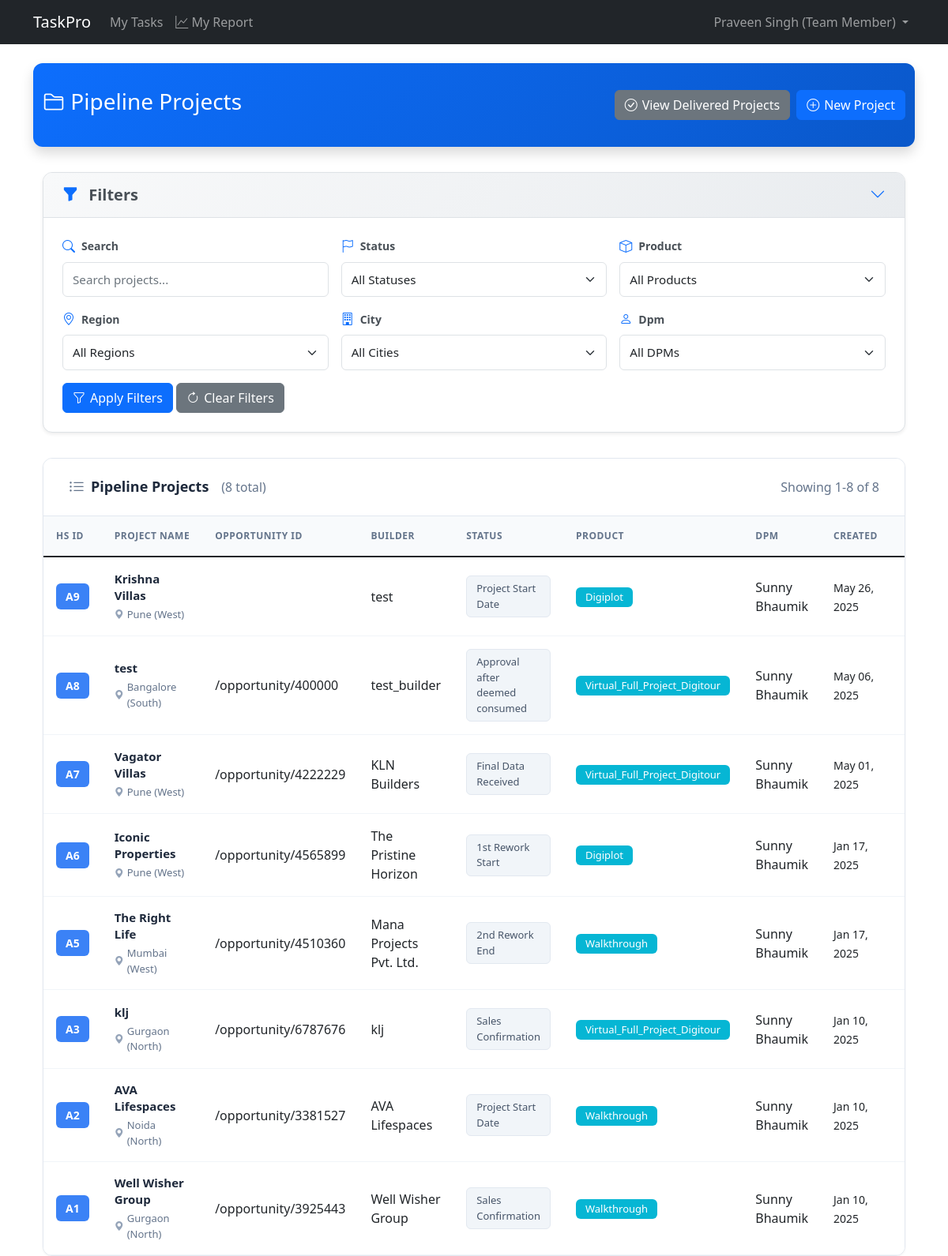
The app's page /projects/ (signed in), older data.
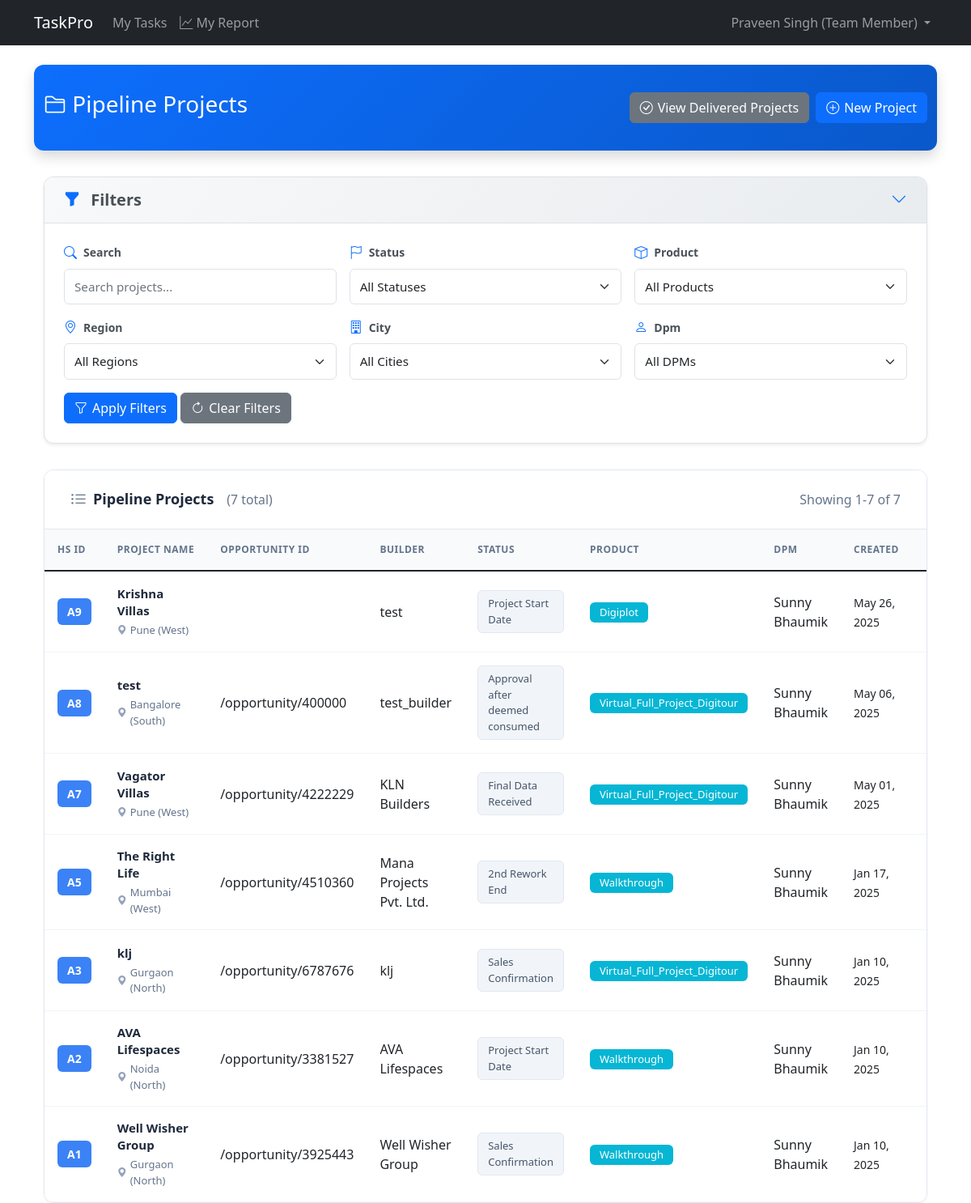
The same page, newer data.
### projects/models.py (models this page shows, shortened)
class Project(models.Model):
    id = models.UUIDField(
        primary_key=True,
        default=uuid.uuid4,
        editable=False
    )
    hs_id = models.CharField(
        max_length=10,
        unique=True,
        editable=False,
        help_text="Human-readable unique identifier (e.g., A1, A2, B1, etc.)"
    )
    opportunity_id = models.CharField(
        max_length=100,
        unique=False,
        help_text="Business opportunity identifier"
    )
    project_type = models.CharField(
        max_length=100,
        blank=True,
        null=True,
        help_text="Type of project (optional)"
    )
    project_name = models.CharField(
        max_length=255,
        help_text="Name of the project"
    )
    builder_name = models.CharField(
        max_length=255,
        help_text="Name of the builder/client"
    )
    city = models.ForeignKey(
        City,
        on_delete=models.PROTECT,
        related_name='projects',
        help_text="City where this project is located"
    )
    product = models.ForeignKey(
        Product,
        on_delete=models.PROTECT,
        related_name='projects',
        help_text="The product being delivered in this project"
    )
    product_subcategory = models.ForeignKey(
        ProductSubcategory,
        on_delete=models.PROTECT,
        related_name='projects',
        null=True,
        blank=True,
        help_text="Optional subcategory classification for this project"
    )
    package_id = models.CharField(
        max_length=100,
        blank=True,
        null=True,
        help_text="Optional package identifier"
    )
    quantity = models.PositiveIntegerField(
        help_text="Quantity of products for this project"
    )
    purchase_date = models.DateField(
        help_text="Date when the project was purchased"
    )
    sales_confirmation_date = models.DateField(
        help_text="Date when sales confirmation was received"
    )
    expected_tat = models.PositiveIntegerField(
        validators=[MinValueValidator(1)],
        help_text="Expected turnaround time in days (defaults to product TAT but can be overridden)"
    )
    account_manager = models.CharField(
        max_length=255,
        help_text="Name of the account manager responsible for this project"
    )
    dpm = models.ForeignKey(
        User,
        on_delete=models.PROTECT,
        related_name='dpm_projects',
        help_text="The Digital Project Manager assigned to this project"
    )
    current_status = models.ForeignKey(
        ProjectStatusOption,
        on_delete=models.PROTECT,
        related_name='projects',
        help_text="Current status of the project"
    )
    project_incharge = models.ForeignKey(
        'accounts.User',
        on_delete=models.PROTECT,
        related_name='incharge_projects',
        null=True,
        blank=True,
        help_text="Team member assigned as project incharge"
    )
    expected_completion_date = models.DateField(
        null=True,
        blank=True,
        help_text="Expected date of project completion"
    )
    delivery_performance_rating = models.DecimalField(
        max_digits=2,
        decimal_places=1,
        null=True,
        blank=True,
        validators=[
            MinValueValidator(1),
            MaxValueValidator(5)
        ],
        help_text="Delivery performance rating (1-5)"
    )
    created_at = models.DateTimeField(auto_now_add=True)
    updated_at = models.DateTimeField(auto_now=True)
    class Meta:
        ordering = ['-created_at']
        verbose_name = 'Project'
        verbose_name_plural = 'Projects'
        indexes = [
            models.Index(fields=['opportunity_id']),
        ]

class ProjectStatusOption(models.Model):
    id = models.UUIDField(
        primary_key=True,
        default=uuid.uuid4,
        editable=False
    )
    name = models.CharField(
        max_length=100,
        unique=True,
        help_text="Name of the status (e.g., 'Sales Confirmation')"
    )
    category_one = models.CharField(
        max_length=100,
        help_text="First level categorization (e.g., 'Awaiting Data')"
    )
    category_two = models.CharField(
        max_length=100,
        help_text="Second level categorization (e.g., 'Not Started')"
    )
    order = models.PositiveIntegerField(
        help_text="Sequence number for ordering statuses"
    )
    is_active = models.BooleanField(
        default=True,
        help_text="Whether this status is currently available for use"
    )
    created_at = models.DateTimeField(auto_now_add=True)
    updated_at = models.DateTimeField(auto_now=True)
    class Meta:
        ordering = ['order']
        verbose_name = 'Project Status Option'
        verbose_name_plural = 'Project Status Options'
    def __str__(self):
        return f"{self.name} ({self.category_one} - {self.category_two})"

class Product(models.Model):
    id = models.UUIDField(
        primary_key=True,
        default=uuid.uuid4,
        editable=False
    )
    name = models.CharField(
        max_length=255,
        unique=True,
        help_text="Name of the product"
    )
    expected_tat = models.PositiveIntegerField(
        validators=[MinValueValidator(1)],
        help_text="Default expected turnaround time in days for this product"
    )
    is_active = models.BooleanField(
        default=True,
        help_text="Whether this product is available for new projects"
    )
    created_at = models.DateTimeField(auto_now_add=True)
    updated_at = models.DateTimeField(auto_now=True)
    class Meta:
        ordering = ['name']
        verbose_name = 'Product'
        verbose_name_plural = 'Products'
    def __str__(self):
        return self.name

### locations/models.py (models this page shows)
class City(models.Model):
    id = models.UUIDField(primary_key=True, default=uuid.uuid4, editable=False)
    name = models.CharField(
        max_length=100,
        help_text="The name of the city"
    )
    region = models.ForeignKey(
        Region,
        on_delete=models.PROTECT,  # Prevents deletion of regions that have cities
        related_name='cities',
        help_text="The region this city belongs to"
    )
    created_at = models.DateTimeField(auto_now_add=True)
    updated_at = models.DateTimeField(auto_now=True)
    class Meta:
        ordering = ['region', 'name']
        verbose_name = 'City'
        verbose_name_plural = 'Cities'
        unique_together = ['name', 'region']  # Ensures city names are unique within a region
    def __str__(self):
        return f"{self.name} ({self.region.name})"

class Region(models.Model):
    id = models.UUIDField(primary_key=True, default=uuid.uuid4, editable=False)
    name = models.CharField(
        max_length=100,
        unique=True,
        help_text="The name of the region (e.g., 'North', 'South', 'East', 'West')"
    )
    created_at = models.DateTimeField(auto_now_add=True)
    updated_at = models.DateTimeField(auto_now=True)
    class Meta:
        ordering = ['name']  # This will order regions alphabetically by default
        verbose_name = 'Region'
        verbose_name_plural = 'Regions'
    def __str__(self):
        return self.name

### accounts/models.py (models this page shows, shortened)
class User(AbstractUser):
    id = models.UUIDField(primary_key=True, default=uuid.uuid4, editable=False)
    ROLES = (
        ('DPM', 'Project Manager'),
        ('TEAM_MEMBER', 'Team Member'),
    )
    role = models.CharField(max_length=20, choices=ROLES)
    created_at = models.DateTimeField(auto_now_add=True)
    updated_at = models.DateTimeField(auto_now=True)
    groups = models.ManyToManyField(
        'auth.Group',
        related_name='custom_user_set',
        blank=True,
        verbose_name='groups',
        help_text='The groups this user belongs to.',
    )
    user_permissions = models.ManyToManyField(
        'auth.Permission',
        related_name='custom_user_set',
        blank=True,
        verbose_name='user permissions',
        help_text='Specific permissions for this user.',
    )
    def __str__(self):
        return f"{self.username} - {self.get_role_display()}"

### projects/views.py (the view)
# urls.py: path('', views.project_list, name='project_list'),
@login_required
def project_list(request):
    search_query = request.GET.get('search', '')
    status = request.GET.get('status', '')
    product = request.GET.get('product', '')
    region = request.GET.get('region', '')
    city = request.GET.get('city', '')
    dpm = request.GET.get('dpm', '')
    page = request.GET.get('page', 1)
    success, result = ProjectService.get_project_list(
        search_query=search_query,
        status=status,
        product=product,
        region=region,
        city=city,
        dpm=dpm,
        page=page,
        project_type='pipeline'  # Only get pipeline projects
    )
    if not success:
        messages.error(request, result)
        return redirect('home')
    projects, filters_applied = result
    success, filter_options_result = ProjectService.get_filter_options()
    if not success:
        messages.warning(request, filter_options_result)
        filter_options = {
            'statuses': [],
            'products': [],
            'cities': [],
            'regions': [],
            'dpms': []
        }
    else:
        filter_options = filter_options_result
    filter_form = ProjectFilterForm(initial=filters_applied)
    if region:
        filter_form.fields['city'].queryset = City.objects.filter(region_id=region)
    context = {
        'projects': projects,
        'filter_form': filter_form,
        'filters_applied': filters_applied,
        'filter_options': filter_options,
        'title': 'Pipeline Projects',
        'is_pipeline': True  # Add flag to identify page type
    }
    return render(request, 'projects/project_list.html', context)

### projects/services.py (called while the page is built)
    @staticmethod
    def get_filter_options():
        try:
            filter_options = {
                'statuses': ProjectStatusOption.objects.filter(is_active=True).order_by('order'),
                'products': Product.objects.filter(is_active=True).order_by('name'),
                'cities': City.objects.all().order_by('name'),
                'regions': Region.objects.all().order_by('name'),
                'dpms': User.objects.filter(role='DPM', is_active=True).order_by('username')
            }
            return True, filter_options
        except Exception as e:
            logger.exception(f"Error retrieving filter options: {str(e)}")
            return False, f"An error occurred: {str(e)}"

### projects/templates/projects/project_list.html (shortened to what the changed rows need)
{% extends "base.html" %}
{% block content %}
<div class="container-fluid">
    <div class="projects-card">
        <div class="card-header">
            <div class="d-flex justify-content-between align-items-center">
                <h5>
                    <i class="bi bi-list-ul"></i>
                    {% if is_pipeline %}
                        Pipeline Projects
                    {% else %}
                        Projects
                    {% endif %}
                    <small class="text-muted ms-2">({{ projects.paginator.count }} total)</small>
                </h5>
                <div>
                    <span class="text-muted">
                        Showing {{ projects.start_index }}-{{ projects.end_index }} of {{ projects.paginator.count }}
                    </span>
                </div>
            </div>
        </div>
        <div class="card-body p-0">
            <div class="table-responsive">
                <table class="table table-hover">
                    <thead>
                        <tr>
                            <th>HS ID</th>
                            <th>Project Name</th>
                            <th>Opportunity ID</th>
                            <th>Builder</th>
                            <th>Status</th>
                            <th>Product</th>
                            <th>DPM</th>
                            <th>Created</th>
                            <th class="text-center">Actions</th>
                        </tr>
                    </thead>
                    <tbody>
                        {% for project in projects %}
                        <tr>
                            <td><span class="hs-id">{{ project.hs_id }}</span></td>
                            <td>
                                <div class="project-info">
                                    <div class="project-name">{{ project.project_name }}</div>
                                    <div class="project-location">
                                        <i class="bi bi-geo-alt-fill"></i>
                                        {{ project.city }}
                                    </div>
                                </div>
                            </td>
                            <td>{{ project.opportunity_id|slice:"26:" }}</td>
                            <td>{{ project.builder_name }}</td>
                            <td>
                                <span class="status-badge">{{ project.current_status.name }}</span>
                            </td>
                            <td>
                                <span class="badge bg-info">{{ project.product.name }}</span>
                            </td>
                            <td>{{ project.dpm.get_full_name|default:project.dpm.username }}</td>
                            <td>
                                <small>{{ project.created_at|date:"M d, Y" }}</small>
                            </td>
                            <td class="text-center">
                            </td>
                        </tr>
                        {% endfor %}
                    </tbody>
                </table>
            </div>
        </div>
    </div>
</div>
{% endblock %}

Row changes from the older to the newer data that the page shows:
no longer on this page (row edited): Project: hs_id "A6", project_name "Iconic Properties", city "Pune (West)", opportunity_id "/opportunity/4565899", builder_name "The Pristine Horizon", current_status.name "1st Rework Start", product.name "Digiplot", dpm.get_full_name "Sunny Bhaumik", created_at "Jan 17, 2025"
Text that changed along with them:
{{ projects.paginator.count }}: "8" → "7"
{{ projects.end_index }}: "8" → "7"
